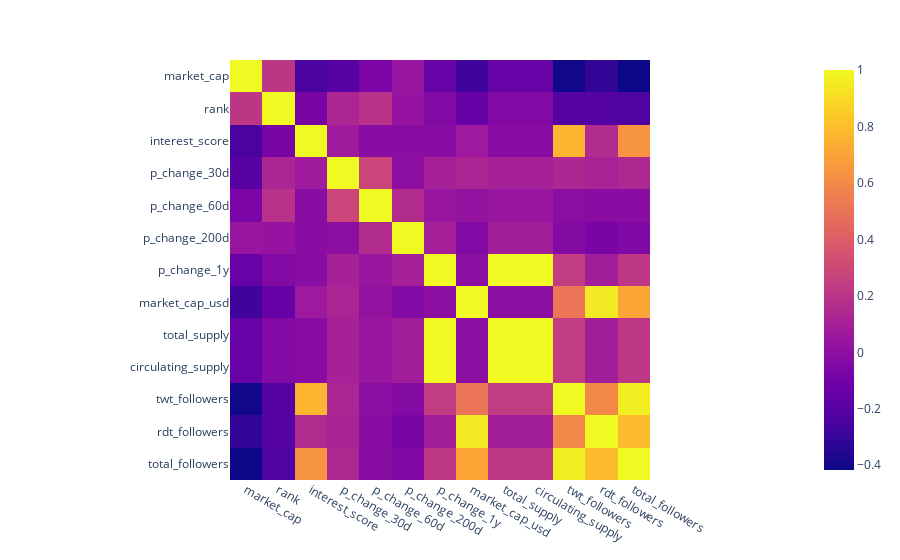

Notebook code cell kept with this figure:
### Code cell
corr = coindf.corr()
fig = px.imshow(corr,  template="plotly")
fig.show()

### Figure 1 — Plotly figure (JSON) as saved in the notebook; plotly's stock layout.template omitted (floating-point values rounded to 4 significant figures; data arrays with more than 128 entries replaced by an {"elided": "..."} marker saying what was removed)
{"data": [{"coloraxis": "coloraxis", "hovertemplate": "x: %{x}<br>y: %{y}<br>color: %{z}<extra></extra>", "name": "0", "type": "heatmap", "x": ["market_cap", "rank", "interest_score", "p_change_30d", "p_change_60d", "p_change_200d", "p_change_1y", "market_cap_usd", "total_supply", "circulating_supply", "twt_followers", "rdt_followers", "total_followers"], "xaxis": "x", "y": ["market_cap", "rank", "interest_score", "p_change_30d", "p_change_60d", "p_change_200d", "p_change_1y", "market_cap_usd", "total_supply", "circulating_supply", "twt_followers", "rdt_followers", "total_followers"], "yaxis": "y", "z": {"elided": "13x13 float values"}}], "layout": {"coloraxis": {"colorscale": [[0, "#0d0887"], [0.1111, "#46039f"], [0.2222, "#7201a8"], [0.3333, "#9c179e"], [0.4444, "#bd3786"], [0.5556, "#d8576b"], [0.6667, "#ed7953"], [0.7778, "#fb9f3a"], [0.8889, "#fdca26"], [1, "#f0f921"]]}, "margin": {"t": 60}, "xaxis": {"anchor": "y", "constrain": "domain", "domain": [0, 1], "scaleanchor": "y"}, "yaxis": {"anchor": "x", "autorange": "reversed", "constrain": "domain", "domain": [0, 1]}}}
